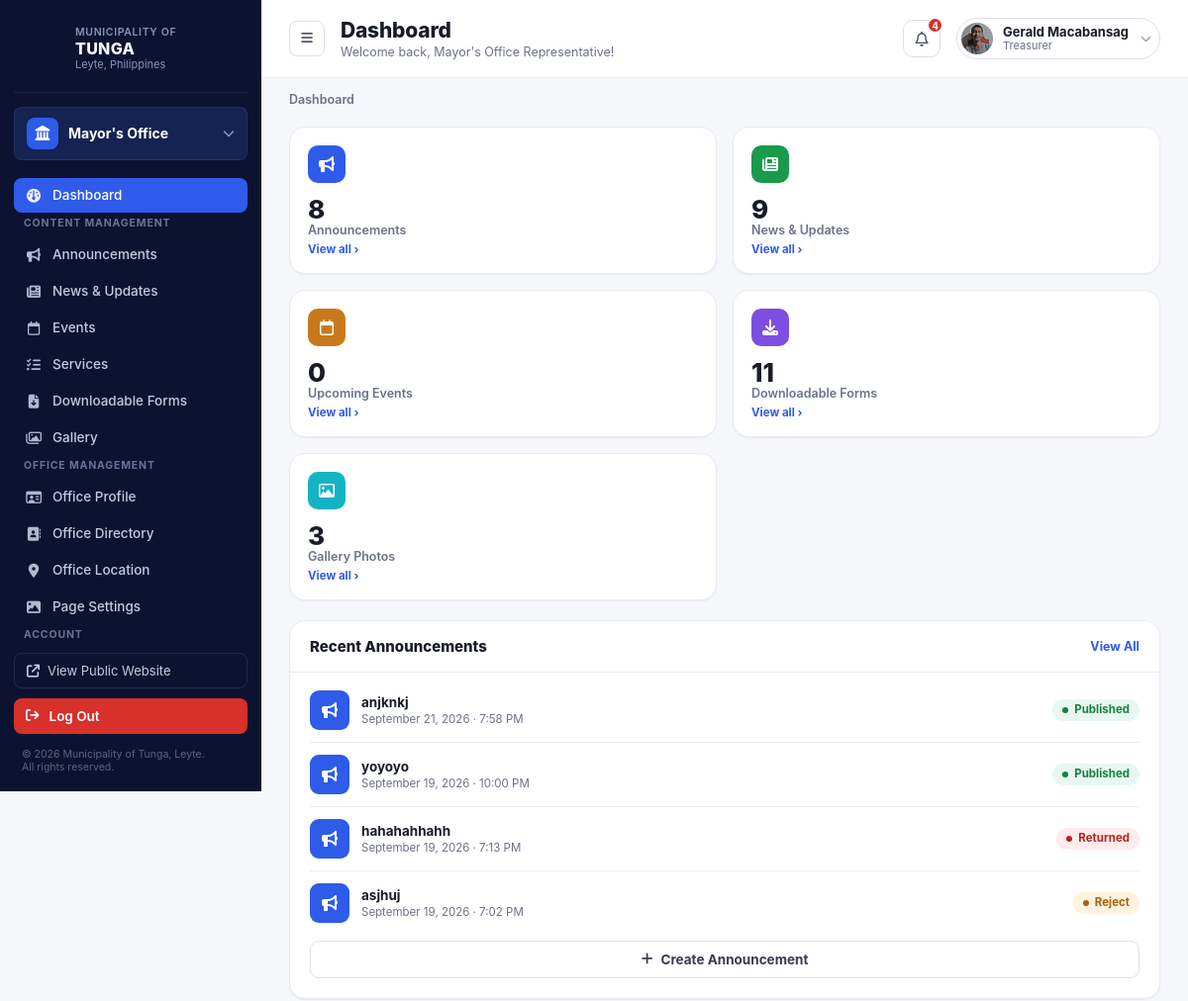
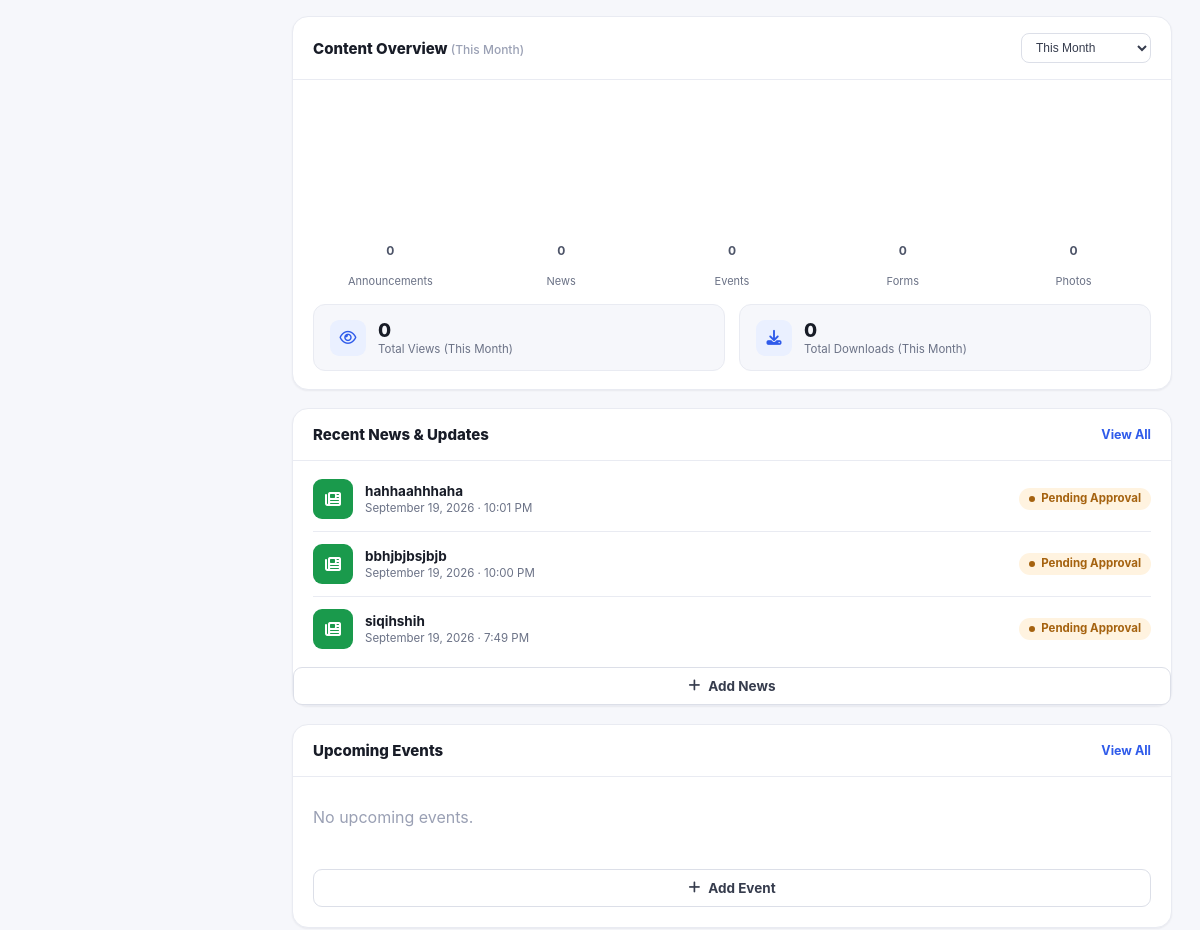
/office-dashboard/ (signed in, upper part), run on an earlier commit of the app's database (2 pictures, top to bottom).
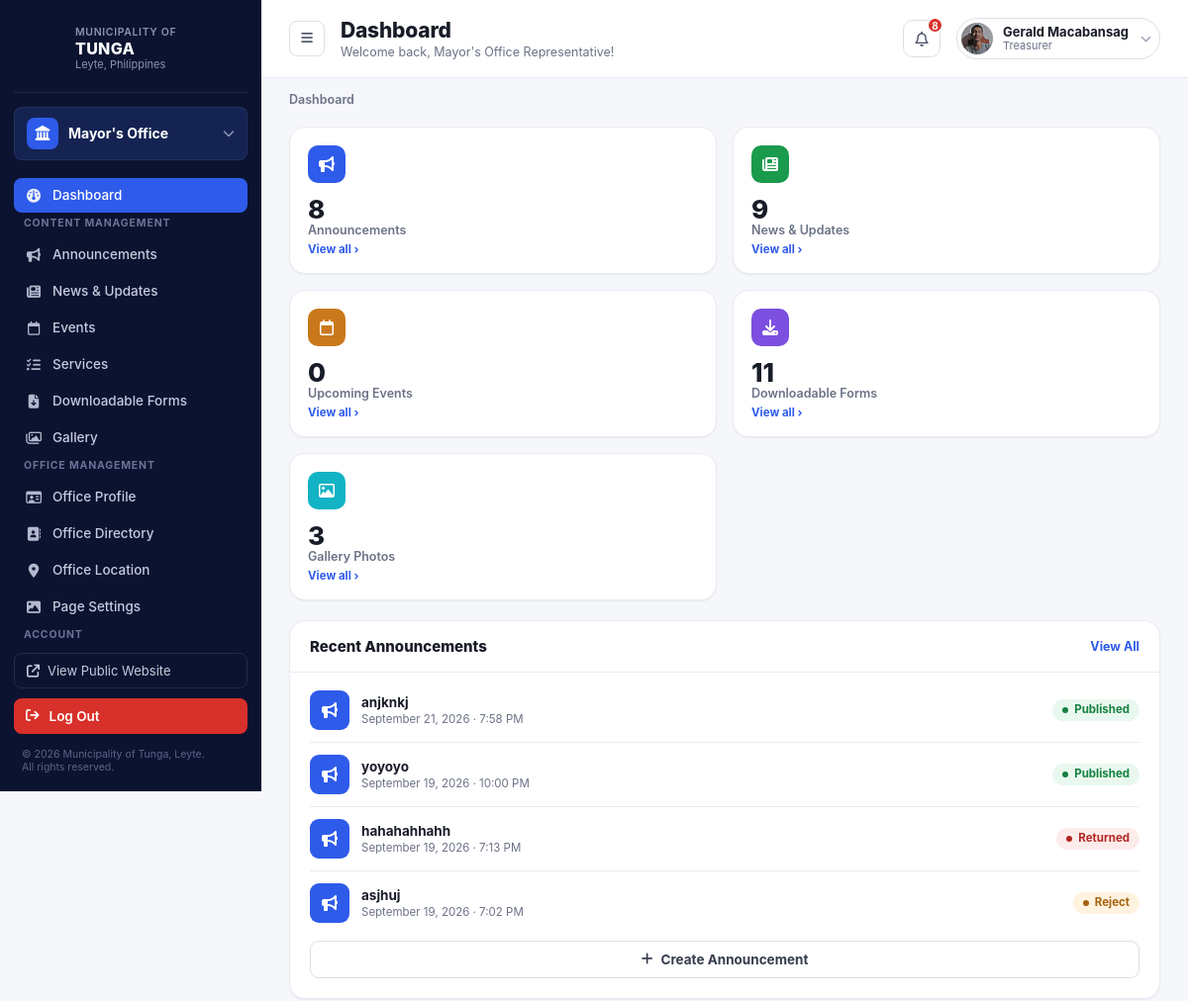
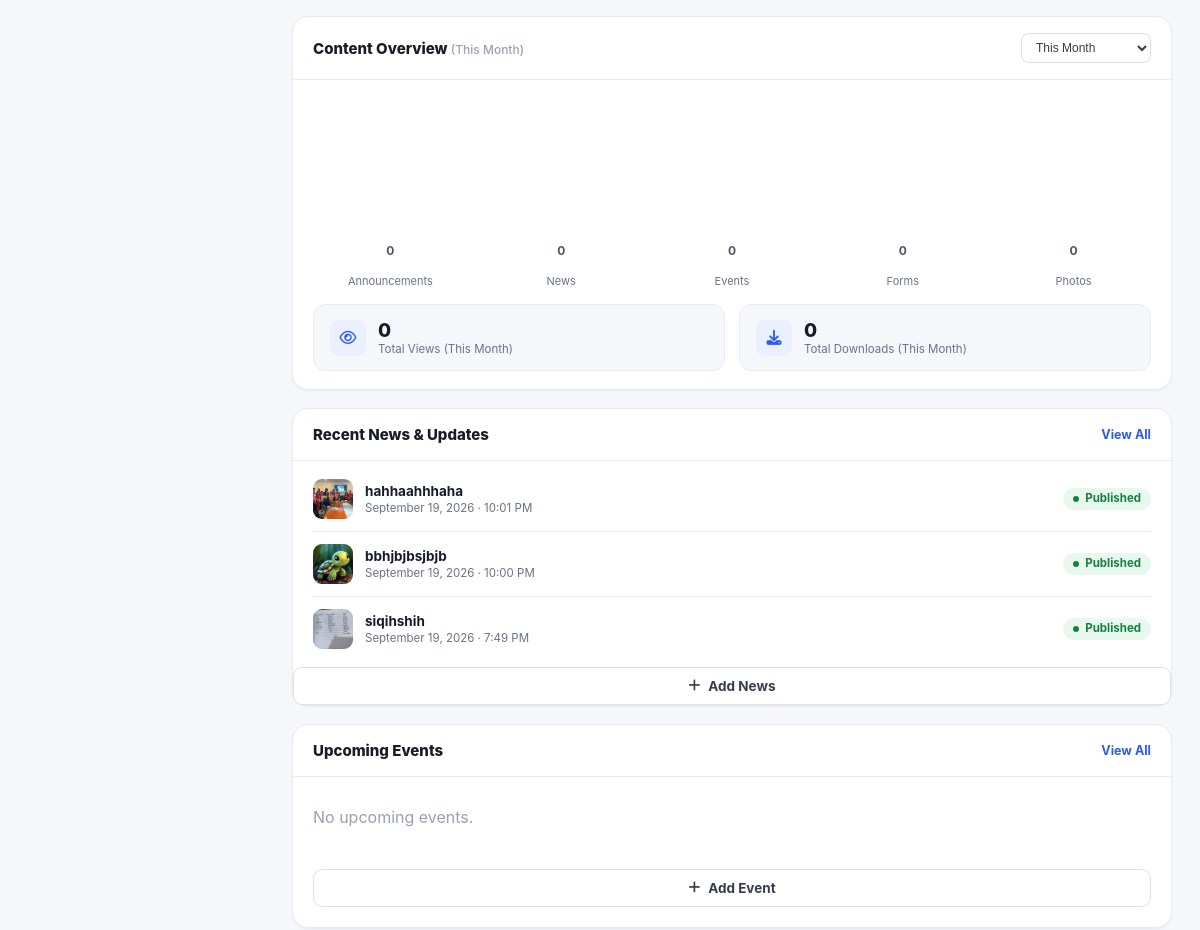
And on a later commit of the database (2 pictures, top to bottom).
### office_dashboard/models.py (models this page shows, shortened)
class OfficeRepresentative(models.Model):
    user = models.OneToOneField(User, on_delete=models.CASCADE, related_name="office_rep")
    office = models.OneToOneField(Office, on_delete=models.CASCADE, related_name="representative")
    position = models.CharField(max_length=100, blank=True)
    mobile_number = models.CharField(max_length=20, blank=True)
    photo = models.ImageField(upload_to="rep_photos/", blank=True, null=True)   # ADD THIS LINE
    @property
    def unread_notifications_count(self):
        return self.notifications.filter(is_read=False).count()
    @property
    def recent_notifications(self):
        return self.notifications.order_by('-created_at')[:5]

class NewsUpdate(models.Model):
    STATUS_CHOICES = [
        ("pending", "Pending Approval"),
        ("published", "Published"),
        ("reject", "Reject"),
        ("returned", "Returned"),
        ("archive", "Archived"),
    ]
    representative = models.ForeignKey(
        OfficeRepresentative,
        on_delete=models.CASCADE,
        related_name="news_updates"
    )
    title = models.CharField(max_length=255)
    category = models.CharField(max_length=100, blank=True)
    summary = models.CharField(max_length=255, blank=True)
    content = models.TextField(blank=True)
    image = models.ImageField(upload_to="news/", blank=True, null=True)
    author = models.CharField(max_length=255, blank=True)
    date_published = models.DateField(null=True, blank=True)
    last_updated = models.DateTimeField(auto_now=True)
    source = models.CharField(max_length=255, blank=True)
    tags = models.CharField(max_length=255, blank=True)
    status = models.CharField(max_length=20, choices=STATUS_CHOICES, default="pending")
    admin_note = models.TextField(blank=True)
    views = models.PositiveIntegerField(default=0)
    created_at = models.DateTimeField(auto_now_add=True)

### offices/models.py (models this page shows, shortened)
class Office(models.Model):
    name = models.CharField(max_length=100)
    slug = models.SlugField(unique=True, max_length=150)
    logo = models.ImageField(upload_to="office_logos/", blank=True, null=True)
    about = models.TextField(blank=True)
    description = models.TextField(blank=True)
    head_name = models.CharField(max_length=255, blank=True)
    position_title = models.CharField(max_length=255, blank=True)
    office_hours = models.CharField(max_length=255, blank=True)
    location = models.CharField(max_length=255, blank=True)
    email = models.EmailField(blank=True)
    telephone = models.CharField(max_length=100, blank=True)
    service_pledge = models.TextField(blank=True)
    mandate = models.TextField(blank=True)
    vision = models.TextField(blank=True)
    mission = models.TextField(blank=True)
    goal = models.TextField(blank=True)
    objective = models.TextField(blank=True)
    facebook_url = models.URLField(
        blank=True,
        help_text="Link to this office's official Facebook page, shown as an icon on its public page.",
    )
    twitter_url = models.URLField(
        blank=True,
        help_text="Link to this office's official X (Twitter) page, shown as an icon on its public page.",
    )
    instagram_url = models.URLField(
        blank=True,
        help_text="Link to this office's official Instagram page, shown as an icon on its public page.",
    )
    youtube_url = models.URLField(
        blank=True,
        help_text="Link to this office's official YouTube channel, shown as an icon on its public page.",
    )
    hero_image = models.ImageField(
        upload_to="office_hero/",
        blank=True,
        null=True,
        help_text="Banner image shown at the top of this office's public page. Defaults to the standard municipal hall photo when empty.",
    )
    is_visible = models.BooleanField(
        default=True,
        help_text="Uncheck to hide this office from the public Offices page."
    )

### office_dashboard/views.py (the view)
# urls.py: path('', views.dashboard, name='admin_dash'),
@office_rep_required
def dashboard(request, rep):
    today = timezone.localdate()
    announcements_count = rep.announcements.count()
    news_count = rep.news_updates.count()
    events_count = rep.events.filter(event_date__gte=today).count()
    forms_count = rep.office.downloadable_forms.count()
    photos_count = rep.photos.count()
    recent_announcements = rep.announcements.order_by('-created_at')[:4]
    recent_news = rep.news_updates.order_by('-created_at')[:3]
    upcoming_events = rep.events.filter(event_date__gte=today).order_by('event_date')[:3]
    first_of_this_month = today.replace(day=1)
    if first_of_this_month.month == 1:
        first_of_last_month = first_of_this_month.replace(year=first_of_this_month.year - 1, month=12)
    else:
        first_of_last_month = first_of_this_month.replace(month=first_of_this_month.month - 1)
    chart_range = request.GET.get('range', 'month')
    if chart_range == 'last_month':
        range_start, range_end, range_label = first_of_last_month, first_of_this_month, "Last Month"
    else:
        chart_range = 'month'
        range_start, range_end, range_label = first_of_this_month, today + timedelta(days=1), "This Month"
    chart_announcements = rep.announcements.filter(created_at__date__gte=range_start, created_at__date__lt=range_end)
    chart_news = rep.news_updates.filter(created_at__date__gte=range_start, created_at__date__lt=range_end)
    chart_events = rep.events.filter(created_at__date__gte=range_start, created_at__date__lt=range_end)
    chart_forms = rep.office.downloadable_forms.filter(date_uploaded__date__gte=range_start, date_uploaded__date__lt=range_end)
    chart_photos = rep.photos.filter(created_at__date__gte=range_start, created_at__date__lt=range_end)
    counts = {
        "announcements": chart_announcements.count(),
        "news": chart_news.count(),
        "events": chart_events.count(),
        "forms": chart_forms.count(),
        "photos": chart_photos.count(),
    }
    max_count = max(counts.values()) or 1
    bar_heights = {key: round(value / max_count * 100) for key, value in counts.items()}
    total_views = (
        (chart_announcements.aggregate(total=Sum('views'))['total'] or 0)
        + (chart_news.aggregate(total=Sum('views'))['total'] or 0)
    )
    total_downloads = chart_forms.aggregate(total=Sum('download_count'))['total'] or 0
    return render(request, "office_dashboard/dashboard.html", {
        "rep": rep,
        "announcements_count": announcements_count,
        "news_count": news_count,
        "events_count": events_count,
        "forms_count": forms_count,
        "photos_count": photos_count,
        "chart_counts": counts,
        "bar_heights": bar_heights,
        "chart_range": chart_range,
        "range_label": range_label,
        "total_views": total_views,
        "total_downloads": total_downloads,
        "recent_announcements": recent_announcements,
        "recent_news": recent_news,
        "upcoming_events": upcoming_events,
        "all_albums_for_upload": rep.albums.order_by('name'),
        "category_choices": FORM_CATEGORY_CHOICES,
    })

### admin_dashboard/context_processors.py (called while the page is built)
def site_contact_info(request):
    return {"site_contact": SiteContactInfo.get_solo()}

def is_super_admin(request):
    if not request.user.is_authenticated:
        return {"is_super_admin": False}
    return {"is_super_admin": SuperAdmin.objects.filter(user=request.user).exists()}

def ticker_announcements(request):
    from office_dashboard.models import Announcement
    announcements = list(
        Announcement.objects.filter(status='published').order_by('-date_posted', '-created_at')[:5]
    )
    return {"ticker_announcements": announcements}

### admin_dashboard/models.py (called while the page is built)
    @classmethod
    def get_solo(cls):
        obj, _ = cls.objects.get_or_create(pk=1, defaults={
            'phone': '(053) 456 789',
            'phone_local': 'Local 100',
            'email': 'tunga@gmail.com',
            'email_secondary': 'info@tunga.gov.ph',
            'address': '2nd Floor, Municipal Hall, Tunga, Leyte',
            'facebook_name': 'Municipality of Tunga - Official',
            'office_hours': 'Monday – Friday, 8:00 AM – 5:00 PM',
        })
        return obj

### templates/office_dashboard/dashboard.html (shortened to what the changed rows need)
{% extends "representative_dashboard_base.html" %}
{% load static %}
{% block content %}
  <div class="main">
    <header class="topbar">
      <div class="topbar-left">
        <div class="page-heading">
          <h1>Dashboard</h1>
        </div>
      </div>
      <div class="topbar-right">
        <button class="icon-button" id="notifBellBtn" type="button" aria-haspopup="true" aria-expanded="false"><i class="fa-regular fa-bell"></i>{% if rep.unread_notifications_count > 0 %}<span class="dot">{{ rep.unread_notifications_count }}</span>{% endif %}</button>
        <div class="user-chip">
          <img src="{% if rep.photo %}{{ rep.photo.url }}{% else %}{% static 'images/icon/profile_logo.jpeg' %}{% endif %}" alt="">
          <div class="who"><div class="name">{{ rep.user.get_full_name|default:rep.user.username }}</div><div class="role">{{ rep.position|default:"Office Representative" }}</div></div>
          <i class="fa-solid fa-chevron-down chev"></i>
        </div>
      </div>
    </header>
    <main class="content">
      <div class="grid-3" style="margin-bottom:18px;">
        <section class="panel" style="display:flex;flex-direction:column;">
          <div class="panel-header"><h2>Recent Announcements</h2><a class="link" href="{% url 'office_dashboard:rep_announce' %}">View All</a></div>
        </section>
        <section class="panel">
          <div class="panel-header">
            <h2>Content Overview <span style="font-weight:500;color:var(--gray-400);font-size:12px;">({{ range_label }})</span></h2>
          </div>
        </section>
      </div>
      <div class="grid-3">
        <section class="panel" style="display:flex;flex-direction:column;">
          <div class="panel-header"><h2>Recent News &amp; Updates</h2><a class="link" href="{% url 'office_dashboard:news_update' %}">View All</a></div>
          <div class="panel-body" id="recent-news-list" style="padding-top:6px;flex:1;">
            {% for n in recent_news %}
            <div class="list-row">
              {% if n.image %}
                <img class="list-thumb" src="{{ n.image.url }}" alt="">
              {% else %}
                <span class="list-icon" style="background:var(--green-600);"><i class="fa-solid fa-newspaper"></i></span>
              {% endif %}
              <div style="flex:1;"><div class="list-title">{{ n.title }}</div><div class="list-meta">{{ n.created_at|date:"F j, Y · g:i A" }}</div></div>
              <span class="badge {% if n.status == 'published' %}badge-green{% elif n.status == 'draft' %}badge-gray{% elif n.status == 'returned' %}badge-red{% else %}badge-amber{% endif %}">{{ n.get_status_display }}</span>
            </div>
            {% empty %}
            <p id="no-news-msg" style="color:var(--gray-400);padding:8px 0;">No news posted yet.</p>
            {% endfor %}
          </div>
        </section>
        <section class="panel" style="display:flex;flex-direction:column;">
          <div class="panel-header"><h2>Upcoming Events</h2><a class="link" href="{% url 'office_dashboard:event' %}">View All</a></div>
        </section>
      </div>
    </main>
  </div>
</div>
{% endblock %}

### templates/representative_dashboard_base.html (shortened to what the changed rows need)
<!DOCTYPE html>
{% load static %}
<html lang="en">
<head>
<link rel="stylesheet" href="{% static 'css/office_rep_style.css' %}">
<link rel="stylesheet" href="https://cdnjs.cloudflare.com/ajax/libs/font-awesome/6.5.1/css/all.min.css">
</head>
<body data-page="{% block body_page %}dashboard{% endblock %}">
<div class="app-shell">
  <aside class="sidebar" id="sidebar">
    <div class="office-switcher">
      <span class="icon"><i class="fa-solid fa-landmark"></i></span>
      <span class="label">{{ rep.office.name }}</span>
      <i class="fa-solid fa-chevron-down chev"></i>
    </div>
      {% url 'office_dashboard:dashboard' as dashboard_url %}
      {% url 'office_dashboard:rep_announce' as announce_url %}
      {% url 'office_dashboard:news_update' as news_url %}
      {% url 'office_dashboard:event' as event_url %}
      {% url 'office_dashboard:services' as services_url %}
      {% url 'office_dashboard:downloadable_form' as forms_url %}
      {% url 'office_dashboard:gallery' as gallery_url %}
      {% url 'office_dashboard:profile' as profile_url %}
      {% url 'office_dashboard:directory' as directory_url %}
      {% url 'office_dashboard:location' as location_url %}
      {% url 'office_dashboard:page_settings' as page_settings_url %}
      {% url 'office_dashboard:account' as account_url %}
      {% url 'office_dashboard:change_pass' as changepass_url %}
      {% url 'office_dashboard:notification' as notif_url %}
      {% url 'office_dashboard:log' as log_url %}
  </aside>
    {% block content %}
    {% endblock %}
</body>
</html>

What changed in the data, as far as the page shows it:
computed for OfficeRepresentative "Treasurer": unread_notifications_count "4" → "8"
changed NewsUpdate "hahhaahhhaha": image: picture added; status "Pending Approval" → "Published"
changed NewsUpdate "bbhjbjbsjbjb": image: picture added; status "Pending Approval" → "Published"; image empty → "news/images_3.jpeg" (drawn)
changed NewsUpdate "siqihshih": image: picture added; status "Pending Approval" → "Published"
